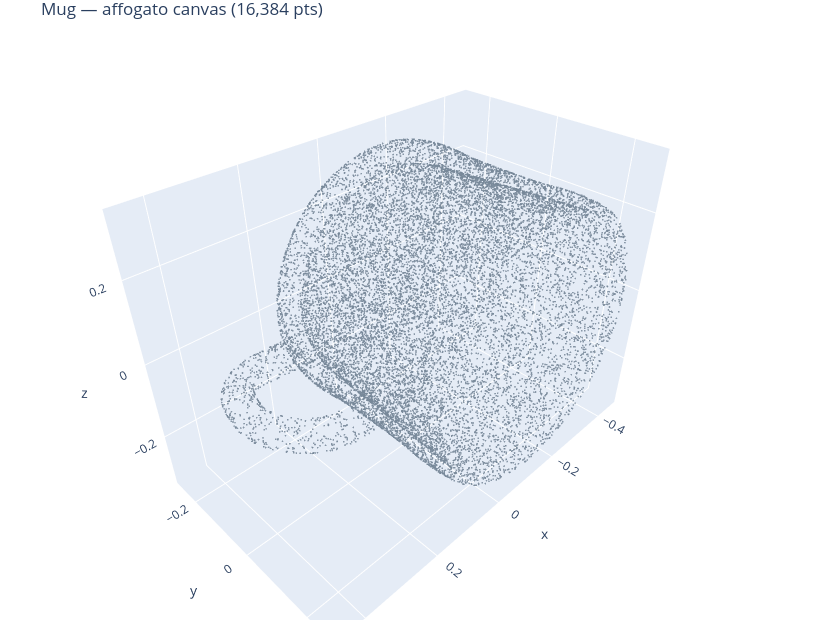

Notebook code cell kept with this figure:
### Markdown cell above
**Verify the canvas** — the affogato point cloud should look like the Mug.

### Code cell
def show_cloud(xyz, color, title, cmin=None, cmax=None, colorscale=None, colorbar=False, size=1.0):
    s = slice(None, None, max(1, len(xyz)//60000))
    marker = dict(size=size, opacity=0.85)
    if colorscale is None:
        marker["color"] = color                          # fixed color string or rgb array
    else:
        marker.update(color=color[s], colorscale=colorscale, cmin=cmin, cmax=cmax,
                      colorbar=(dict(title="score") if colorbar else None))
    fig = go.Figure(go.Scatter3d(x=xyz[s,0], y=xyz[s,1], z=xyz[s,2], mode="markers", marker=marker))
    fig.update_layout(title=title, width=820, height=620,
                      scene=dict(aspectmode="data"), margin=dict(l=0,r=0,t=30,b=0))
    return fig

show_cloud(xyz, "lightslategrey", f"{rec['object_name']} — affogato canvas ({len(xyz):,} pts)").show()

### Figure 1 — Plotly figure (JSON) as saved in the notebook; plotly's stock layout.template omitted (floating-point values rounded to 4 significant figures; data arrays with more than 128 entries replaced by an {"elided": "..."} marker saying what was removed)
{"data": [{"marker": {"color": "lightslategrey", "opacity": 0.85, "size": 1}, "mode": "markers", "type": "scatter3d", "x": {"elided": "16384 float values"}, "y": {"elided": "16384 float values"}, "z": {"elided": "16384 float values"}}], "layout": {"height": 620, "margin": {"b": 0, "l": 0, "r": 0, "t": 30}, "scene": {"aspectmode": "data"}, "title": {"text": "Mug — affogato canvas (16,384 pts)"}, "width": 820}}
